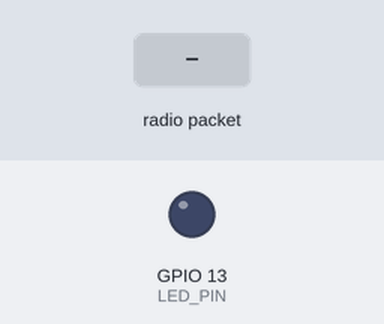
Bench run of a program on a simulated ESP32. Parts: output pins drawn as LEDs (lit = HIGH). Inputs (shaded band) come from the test bench. Random numbers use the default seed unless the program sets one; no radio packets arrive unless stated; what the program prints to the serial monitor is not drawn.

Above: at 2.7 s.
2.8 s: radio packet "STATUS_IRRIG:" arrives
At 5.09 s:
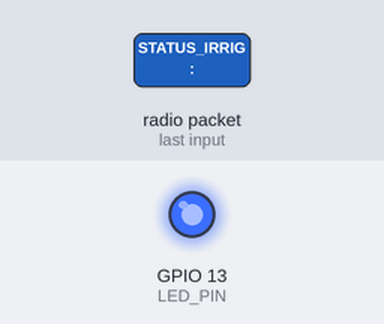
Timing chart, 0 to 11.7 s (numbered marks = the images above; inputs shaded):
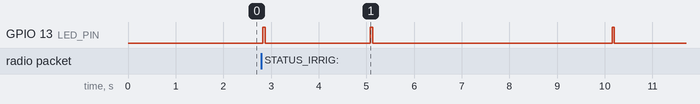

The program:

main.cpp
```cpp
#include <WiFi.h>
#include "AdafruitIO_WiFi.h"
#include <SPI.h>
#include <LoRa.h>

// =========================================================================
// Defina 'true' para testar no Wokwi (gera dados dinâmicos para o Adafruit IO)
// Defina 'false' para usar com ESP32 + LoRa FÍSICOS REAIS
#define SIMULACAO_WOKWI true
// =========================================================================

#define WIFI_SSID       "SEU_WIFI_AQUI"
#define WIFI_PASS       "SUA_SENHA_AQUI"

#define IO_USERNAME     "SEU_USER_AQUI"
#define IO_KEY          "SUA_KEY_AQUI"

#define SCK_PIN   18
#define MISO_PIN  19
#define MOSI_PIN  23
#define SS_PIN    5
#define RST_PIN   14
#define DIO0_PIN  2
#define LED_PIN   13

AdafruitIO_WiFi io(IO_USERNAME, IO_KEY, WIFI_SSID, WIFI_PASS);

AdafruitIO_Feed *feedTemp   = io.feed("vinhedo-temperatura");
AdafruitIO_Feed *feedHum    = io.feed("vinhedo-umidade-ar");
AdafruitIO_Feed *feedSolo   = io.feed("vinhedo-umidade-solo");
AdafruitIO_Feed *feedCmd    = io.feed("vinhedo-comando-irrigacao");
AdafruitIO_Feed *feedStatus = io.feed("vinhedo-status-irrigacao");

bool loraDisponivel = false;
unsigned long ultimoEnvioSimulado = 0;

void handleComandoRemoto(AdafruitIO_Data *data) {
  bool estado = data->toBool();
  String payload = "CMD:" + String(estado ? "1" : "0");

  Serial.println("[GATEWAY] Comando recebido da Nuvem -> " + payload);

  if (loraDisponivel) {
    LoRa.beginPacket();
    LoRa.print(payload);
    LoRa.endPacket();
  }
}

void processarPacoteTexto(String pacote) {
  digitalWrite(LED_PIN, HIGH);
  delay(50);
  digitalWrite(LED_PIN, LOW);

  // Exemplo de pacote recebido: DATA:23.5,65.0,42.0,DESLIGADO
  if (pacote.startsWith("DATA:")) {
    pacote.remove(0, 5); // Remove o prefixo "DATA:"

    int c1 = pacote.indexOf(',');
    int c2 = pacote.indexOf(',', c1 + 1);
    int c3 = pacote.indexOf(',', c2 + 1);

    if (c1 > 0 && c2 > 0) {
      float t = pacote.substring(0, c1).toFloat();
      float h = pacote.substring(c1 + 1, c2).toFloat();
      float s = (c3 > 0) ? pacote.substring(c2 + 1, c3).toFloat() : pacote.substring(c2 + 1).toFloat();

      String statusIrrig = "";
      if (c3 > 0) {
        statusIrrig = pacote.substring(c3 + 1);
      }

      Serial.printf("[GATEWAY] Enviando Adafruit IO -> Temp: %.1f°C | Umid: %.1f%% | Solo: %.1f%% | Status: %s\n",
                    t, h, s, statusIrrig.c_str());

      // Envia imediatamente para o Adafruit IO
      feedTemp->save(t);
      feedHum->save(h);
      feedSolo->save(s);

      if (statusIrrig.length() > 0) {
        feedStatus->save(statusIrrig);
      }
    }
  }
  else if (pacote.startsWith("STATUS_IRRIG:")) {
    String statusMsg = pacote.substring(13);
    feedStatus->save(statusMsg);
    Serial.println("[GATEWAY] Status de Irrigacao: " + statusMsg);
  }
}

void setup() {
  Serial.begin(115200);
  pinMode(LED_PIN, OUTPUT);

  Serial.print("Conectando ao Adafruit IO");
  io.connect();
  feedCmd->onMessage(handleComandoRemoto);

  while (io.status() < AIO_CONNECTED) {
    Serial.print(".");
    delay(500);
  }
  Serial.println("\n[OK] Conectado ao Adafruit IO!");

  SPI.begin(SCK_PIN, MISO_PIN, MOSI_PIN, SS_PIN);
  LoRa.setPins(SS_PIN, RST_PIN, DIO0_PIN);

  if (LoRa.begin(915E6)) {
    loraDisponivel = true;
    Serial.println("[LORA] Rádio SX1276 detectado!");
  } else {
    Serial.println("[ALERTA] Rádio LoRa não detectado. Usando modo simulação.");
  }
}

void loop() {
  io.run(); // Mantém comunicação com a nuvem

  // 1. Tenta ler via LoRa real (se houver pacote no rádio)
  if (loraDisponivel) {
    int packetSize = LoRa.parsePacket();
    if (packetSize) {
      String pacote = "";
      while (LoRa.available()) {
        pacote += (char)LoRa.read();
      }
      processarPacoteTexto(pacote);
      return;
    }
  }

  // 2. Modo Simulação Wokwi: Gera leituras dinâmicas a cada 5s para validar o Dashboard
  if (SIMULACAO_WOKWI) {
    if (millis() - ultimoEnvioSimulado >= 5000) {
      ultimoEnvioSimulado = millis();

      // Gera leituras aleatórias dentro de faixas normais
      float tempSim = 20.0 + random(-30, 80) / 10.0; // Ex: 17.0°C a 28.0°C
      float humSim = 60.0 + random(-10, 10);
      float soloSim = 45.0 + random(-15, 15);
      String statusSim = (soloSim < 35.0) ? "LIGADO" : "DESLIGADO";

      String pacoteSimulado = "DATA:" + String(tempSim, 1) + "," +
                              String(humSim, 1) + "," +
                              String(soloSim, 1) + "," +
                              statusSim;

      processarPacoteTexto(pacoteSimulado);
    }
  }
}
```
